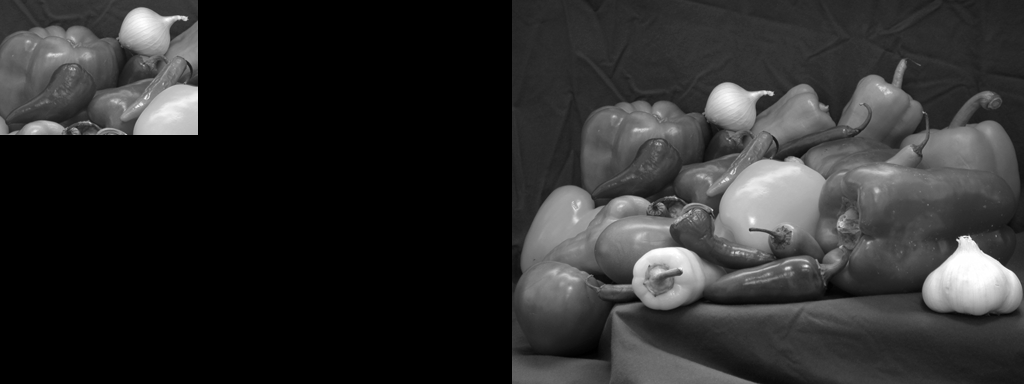
%> input picture udacity/Lesson 5 - 2A-L4 Filters as templates/montage2.png, 1024 x 384 px
$ octave normxcorr2_example.m   (GNU Octave 9; MATLAB toolbox functions it lacks are replaced by stand-ins)
%> lines starting %> are read from the running program, lines starting %| are printed output that depends on the picture
### udacity/myLib/cvs_find_template_2D.m
%%

function [yIndex xIndex] = cvs_find_template_2D(template, img)
    matchPrecision = 0.000001; % precision as "0.000001" returns 2 peaks; precision as "0.0000001" returns only 1 peak

    normalizedCorrelation = normxcorr2(template, img);
    [maxValue rawIndex] = max(normalizedCorrelation(:));
    [ypeak, xpeak] = find(normalizedCorrelation >= maxValue-matchPrecision);

    % Compute translation from max location in correlation matrix
    yoffSet = ypeak - size(template, 1) + 1;
    xoffSet = xpeak - size(template, 2) + 1;

    % - to return only one peak, find the one that "errors" less
    % - how to calculate the error: scalar sum of absolute difference
    differences = zeros(size(yoffSet));
    for i=1:size(yoffSet,1)
        differences(i, 1) = cvs_absolute_difference_error(template, img(yoffSet(i, 1):yoffSet(i,1)+size(template, 1)-1, xoffSet(i,1):xoffSet(i,1)+size(template, 2)-1));
    end

    [minValue rawIndex] = min(differences(:));
    yIndex = yoffSet(rawIndex, 1);
    xIndex = xoffSet(rawIndex, 1);
end

### udacity/myLib/cvs_absolute_difference.m
%% Absolute difference between two images with the same size

function output = cvs_absolute_difference(a, b)
    output = (a - b) +  (b - a);
end

### udacity/myLib/cvs_absolute_difference_error.m
%% Absolute difference error between two images with the same size

function output = cvs_absolute_difference_error(a, b)
    output = sum(sum(cvs_absolute_difference(a, b)));
end

### udacity/Lesson 5 - 2A-L4 Filters as templates/normxcorr2_example.m
clear;

% Saving montage images
% peppers = imread('peppers.png');
% onion   = imnoise(imread('onion.png'), 'salt & pepper', 0.0001);
% imshowpair(onion,peppers,'montage');
% imsave;

% Load images
peppers = imread('montage2.png');
%> peppers is the input picture: size 384x1024 uint8; min 0, max 255, mean 45.1
% peppers = rgb2gray(imread('montage3.png'));
% peppers = rgb2gray(imread('peppers.png'));
onion = rgb2gray(imread('onion.png'));
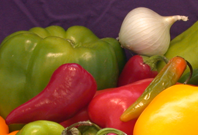
%> input picture udacity/images/onion.png, 198 x 135 px
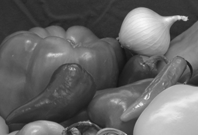
%> onion: size 135x198 uint8; min 20, max 247, mean 100.7

matchPrecision = 0.000001; % precision as "0.000001" returns 2 peaks; precision as "0.0000001" returns only 1 peak

c = normxcorr2(onion,peppers);
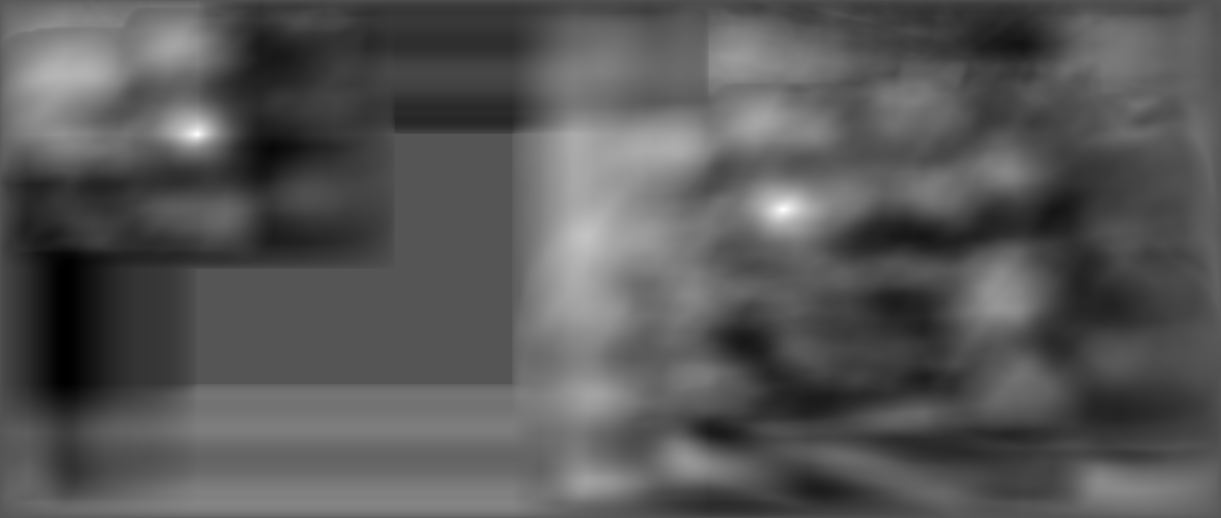
%> c: size 518x1221 double; min -0.508, max 1, mean 0.0107; drawn with min black and max white
% figure, surf(c), shading flat

[maxValue rawIndex] = max(c(:));
%> maxValue = 1; rawIndex = 405804
[ypeak, xpeak] = find(c >= maxValue-matchPrecision);
%> ypeak = [135; 210]; xpeak = [198; 784]
% [ypeak, xpeak] = find(c==max(c(:)));

% Compute translation from max location in correlation matrix
yoffSet = ypeak - size(onion,1) + 1;
%> yoffSet = [1; 76]
xoffSet = xpeak - size(onion,2) + 1;
%> xoffSet = [1; 587]
disp('yoffSet:'), disp([1:size(yoffSet, 1); yoffSet.']);
%|     1    2
%|     1   76
disp('xoffSet:'), disp([1:size(xoffSet, 1); xoffSet.']);
%|      1     2
%|      1   587

[y x] = cvs_find_template_2D(onion, peppers);
%> in cvs_find_template_2D, `[maxValue rawIndex] = max(normalizedCorrelation(:));`: maxValue = 1; rawIndex = 405804
%> in cvs_find_template_2D, `[ypeak, xpeak] = find(normalizedCorrelation >= maxValue-matchPrecision);`: ypeak = [135; 210]; xpeak = [198; 784]
%> in cvs_find_template_2D, `yoffSet = ypeak - size(template, 1) + 1;`: yoffSet = [1; 76]
%> in cvs_find_template_2D, `xoffSet = xpeak - size(template, 2) + 1;`: xoffSet = [1; 587]
%> the loop in cvs_find_template_2D, `for i=1:size(yoffSet,1)` made 2 passes
%> pass 1, in cvs_absolute_difference, `output = (a - b) +  (b - a);`:
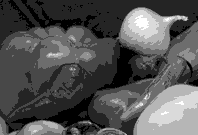
%> output: size 135x198 uint8; min 1, max 8, mean 3.29; drawn with min black and max white
%> pass 2, in cvs_absolute_difference (call 2), `output = (a - b) +  (b - a);`:
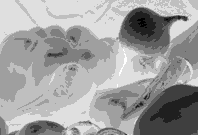
%> output: size 135x198 uint8; min 0, max 8, mean 5.04; drawn with min black and max white
%> after the loop in cvs_find_template_2D, `for i=1:size(yoffSet,1)`: differences = [87906; 134707]
%> in cvs_find_template_2D, `[minValue rawIndex] = min(differences(:));`: minValue = 87906; rawIndex = 1
%> y = 1; x = 1
disp('y:'), disp(y);
%| 1
disp('x:'), disp(x);
%| 1
% [6 lines of commented-out code are left out]
figure
hAx  = axes;
imshow(peppers,'Parent', hAx);
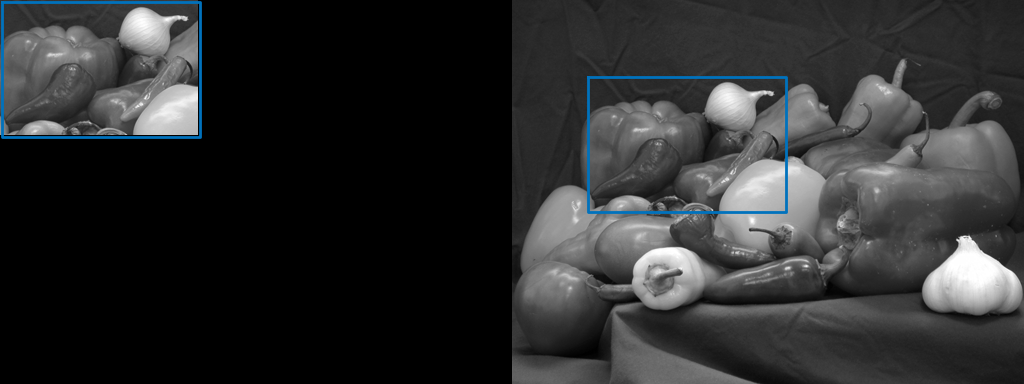
%> figure redrawn from the program's plot data
for i=1:size(xoffSet, 1)
    rect = imrect(hAx, [xoffSet(i, 1)+1, yoffSet(i, 1)+1, size(onion,2), size(onion,1)]);
    setColor(rect, 'green');
end
%> this loop made 2 passes
%> rect on pass 1: {Position [2 2 198 135], Vertices [2 2 2 137 200 137 200 2]}
